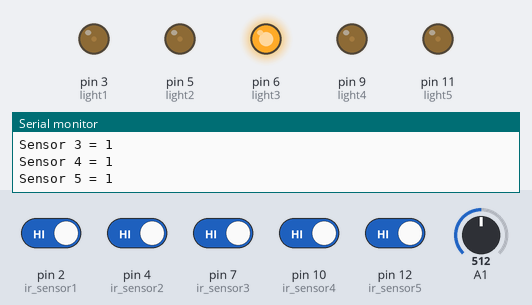
A sketch run on a simulated Arduino Uno, built with avr-gcc and run on an emulated ATmega328P. Parts: output pins drawn as LEDs (lit = HIGH), the last lines printed to the serial monitor. Dashed ring = blinking. The test bench sets the inputs (shaded band); at power-on: pin 2 (ir_sensor1), pin 4 (ir_sensor2), pin 7 (ir_sensor3), pin 10 (ir_sensor4), pin 12 (ir_sensor5) HIGH, A1 = 512.

Above: at 1.3 s.
1.4 s: A1 set to 490
At 2.7 s:
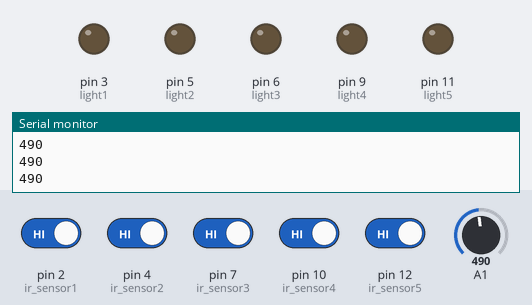
3.0 s: A1 set to 510
At 4.2 s:
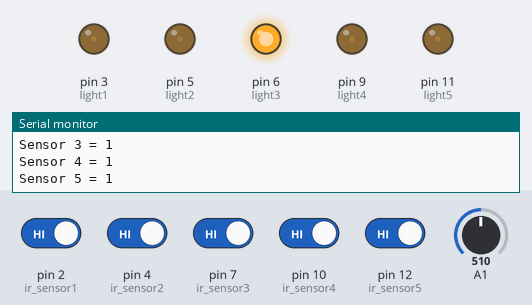
4.5 s: pin 2 (ir_sensor1) driven LOW
At 5.5 s:
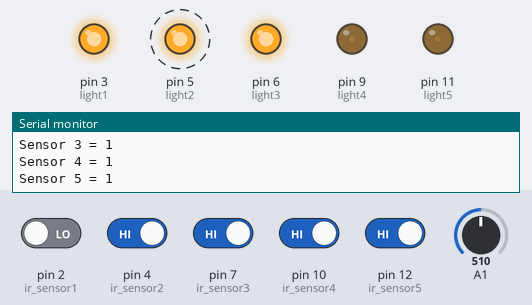
6.0 s: pin 4 (ir_sensor2) driven LOW
At 6.6 s:
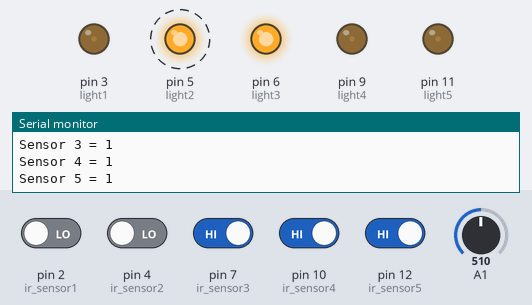
7.6 s: pin 7 (ir_sensor3) driven LOW
At 8.9 s:
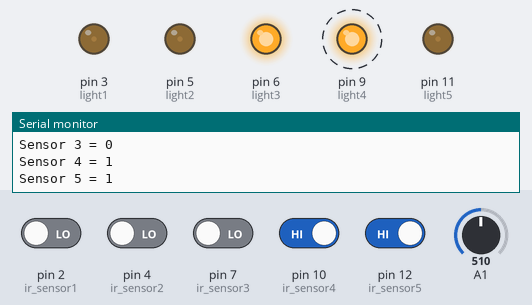
10.6 s: pin 10 (ir_sensor4) driven LOW
At 11.2 s:
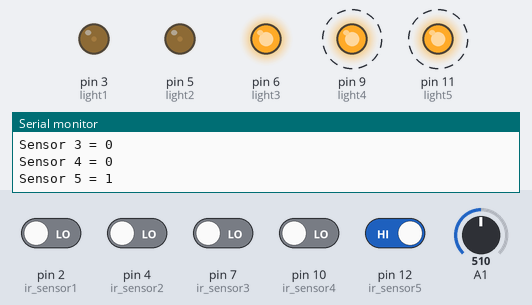
Timing chart, 0 to 59.7 s (numbered marks = the images above; inputs shaded):
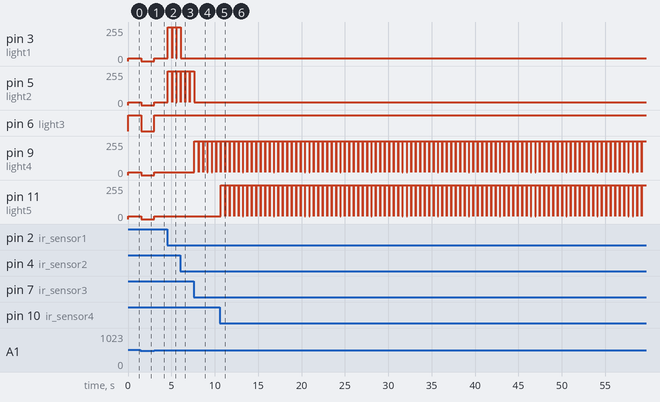

The sketch:

city_lights_final.ino
```cpp
int light1 = 3;
int light2 = 5;
int light3 = 6;
int light4 = 9;
int light5 = 11;

int ir_sensor1 = 2;
int ir_sensor2 = 4;
int ir_sensor3 = 7;
int ir_sensor4 = 10;
int ir_sensor5 = 12;

int photo_value;

int statusSensor1 = 0;
int statusSensor2 = 0;
int statusSensor3 = 0;
int statusSensor4 = 0;
int statusSensor5 = 0;


void setup() {
pinMode(light1, OUTPUT);
pinMode(light2, OUTPUT);
pinMode(light3, OUTPUT);
pinMode(light4, OUTPUT);
pinMode(light5, OUTPUT);


pinMode(ir_sensor1, INPUT);
pinMode(ir_sensor2, INPUT);
pinMode(ir_sensor3, INPUT);
pinMode(ir_sensor4, INPUT);
pinMode(ir_sensor5, INPUT);

Serial.begin(9600);
}

void loop()
{
  photo_value = analogRead(A1);
   Serial.println (photo_value);

if (photo_value > 500) // αν η τιμή του a είναι μεγαλύτερη από το όριο
   {
        analogWrite(light1, 20); // άναψε το LED1, λίγο
        analogWrite(light2, 20); // άναψε το LED2, λίγο
        analogWrite(light3, 255); // άναψε το LED3 - ΔΙΑΒΑΣΗ
        analogWrite(light4, 20); // άναψε το LED4, λίγο
        analogWrite(light5, 20); // άναψε το LED5, λίγο
        statusSensor1 = digitalRead (ir_sensor1);
        statusSensor2 = digitalRead (ir_sensor2);
        statusSensor3 = digitalRead (ir_sensor3);
        statusSensor4 = digitalRead (ir_sensor4);
        statusSensor5 = digitalRead (ir_sensor5);
        Serial.print("Sensor 1 = ");
        Serial.println (statusSensor1);
       // delay(200);
        Serial.print("Sensor 2 = ");
        Serial.println (statusSensor2);
       // delay(200);

        Serial.print("Sensor 3 = ");
        Serial.println (statusSensor3);
       // delay(200);

        Serial.print("Sensor 4 = ");
        Serial.println (statusSensor4);
       // delay(200);
       Serial.print("Sensor 5 = ");
       Serial.println (statusSensor5);
        //delay(200);

        if (statusSensor1 == LOW)
          {
            analogWrite(light1, 255); // άναψε το LED1
            analogWrite(light2, 255); // άναψε το LED2
          }
           if (statusSensor2 == LOW)
          {
            analogWrite(light1, 20);
            analogWrite(light2, 255); // άναψε το LED2
          }
          if (statusSensor3 == LOW)
          {
            analogWrite(light2, 20);
            analogWrite(light4, 255); // άναψε το LED4
          }
          if (statusSensor4 == LOW)
          {
            analogWrite(light4, 255); // άναψε το LED4
            analogWrite(light5, 255); // άναψε το LED5
          }
          if (statusSensor5 == LOW)
          {
            analogWrite(light4, 20);
            analogWrite(light5, 255); // άναψε το LED5
          }
   }

else //έχει αρκετο φώς, σβήσε όλα τα φώτα
  {
  analogWrite(light1, 0);
  analogWrite(light2, 0);
  analogWrite(light3, 0);
  analogWrite(light4, 0);
  analogWrite(light5, 0);
}
   delay(500);
}
```

Measured:
- the behaviour switches between 501 and 500 on A1 (found by bisection; images 0 and 1)
- after the input at 1.4 s, pin 3 (light1), pin 5 (light2), pin 9 (light4), pin 11 (light5): 20/255 → 0/255 after 0.13 s; pin 6 (light3): HIGH → LOW after 0.13 s
- after the input at 3.0 s, pin 3 (light1), pin 5 (light2), pin 9 (light4), pin 11 (light5): 0/255 → 20/255 at once; pin 6 (light3): LOW → HIGH at once
- after the input at 4.5 s, pin 3 (light1), pin 5 (light2): 20/255 → 255/255 after 0.08 s
- after the input at 6.0 s, pin 3 (light1): goes on until 6.1 s, then stays 20/255
- after the input at 7.6 s, pin 5 (light2): goes on until 7.6 s, then stays 20/255; pin 9 (light4): alternates 255/255 for 0.50 s and 20/255 for 0.01 s, starting at once
- after the input at 10.6 s, pin 11 (light5): alternates 255/255 for 0.50 s and 20/255 for 0.01 s, starting after 0.10 s
